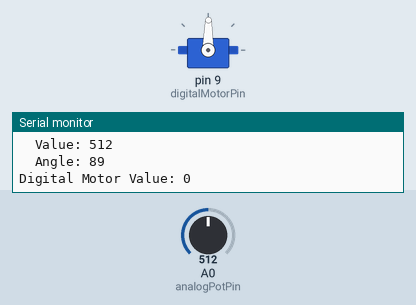
The sketch below on a simulated Arduino Uno, built with avr-gcc and run on an emulated ATmega328P. Parts: servo, the last lines printed to the serial monitor. The test bench sets the inputs (shaded band); at power-on: A0 (analogPotPin) = 512.

Above: at 1.2 s.
1.3 s: A0 (analogPotPin) set to 561
At 2.2 s:
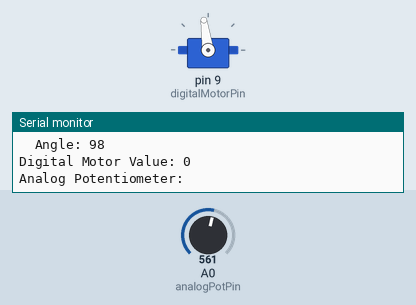
4.3 s: A0 (analogPotPin) set to 584
At 5.5 s:
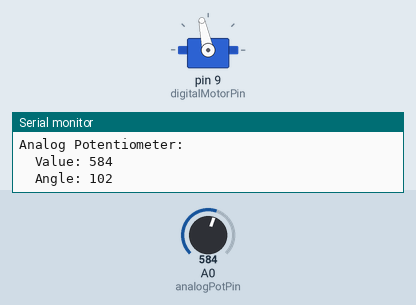
5.8 s: A0 (analogPotPin) set to 306
At 7.0 s:
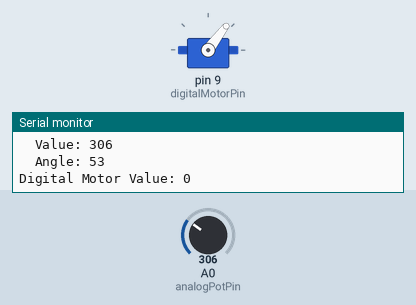
7.3 s: A0 (analogPotPin) set to 104
At 7.8 s:
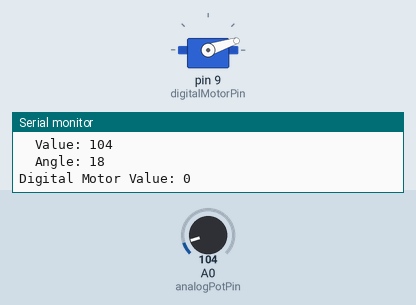
8.8 s: A0 (analogPotPin) set to 89
At 9.5 s:
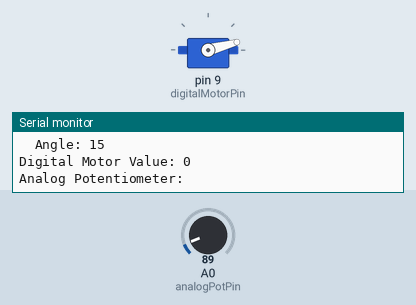
11.8 s: A0 (analogPotPin) set to 122
At 12.9 s:
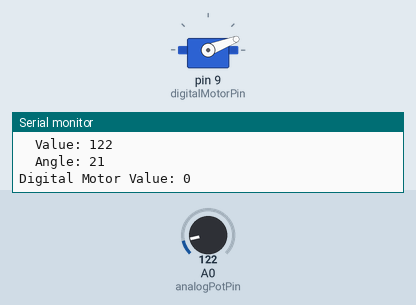
Timing chart, 0 to 14.3 s (numbered marks = the images above; inputs shaded):
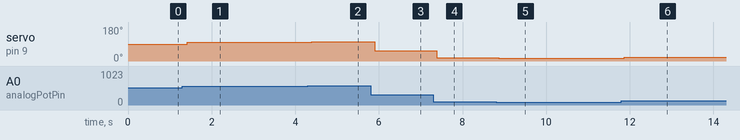

The sketch:

Project_5.ino
```cpp
#include <Servo.h>

Servo myServo;

const int digitalMotorPin = 9;

const int analogPotPin = A0;
int potVal;
int angle;

int motorVal;

void setup() {
  Serial.begin(9600);

  myServo.attach(digitalMotorPin);
}

void loop() {
  potVal = analogRead(analogPotPin);
  angle = map(potVal, 0, 1023, 0, 179);

  Serial.print("Analog Potentiometer:\n");
  Serial.print("\tValue: " + (String)potVal + "\n");
  Serial.print("\tAngle: " + (String)angle + "\n");

  motorVal = digitalRead(digitalMotorPin);
  Serial.print("Digital Motor Value: " + (String)motorVal + "\n");

  myServo.write(angle);
  delay(15);
}
```

Measured:
- after the input at 1.3 s, servo on pin 9 (digitalMotorPin): 89° → 98° after 0.12 s
- after the input at 4.3 s, servo on pin 9 (digitalMotorPin): 98° → 102° after 0.09 s
- after the input at 5.8 s, servo on pin 9 (digitalMotorPin): 102° → 53° after 0.10 s
- after the input at 7.3 s, servo on pin 9 (digitalMotorPin): 53° → 18° after 0.08 s
- after the input at 8.8 s, servo on pin 9 (digitalMotorPin): 18° → 15° after 0.06 s
- after the input at 11.8 s, servo on pin 9 (digitalMotorPin): 15° → 21° after 0.06 s
